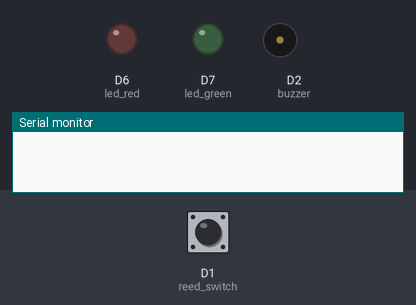
Bench run of a sketch on a simulated ESP8266 (NodeMCU). Shown: output pins drawn as LEDs (lit = HIGH), buzzer (waves = sounding, pin HIGH), the last lines printed to the serial monitor. The inputs (shaded band) are chosen by the test bench; at power-on: D1 (reed_switch) HIGH. WiFi joins after 1.5 s; servers stay silent unless stated.

Above: at 3.0 s.
3.1 s: D1 (reed_switch) pulled LOW for 1 s
At 6.7 s:
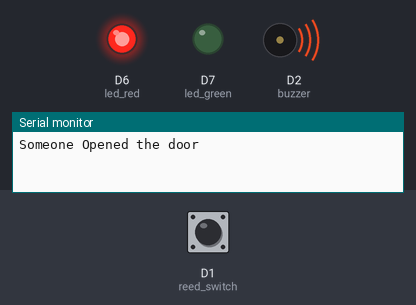
7.3 s: D1 (reed_switch) pulled LOW for 3.2 s
At 8.2 s:
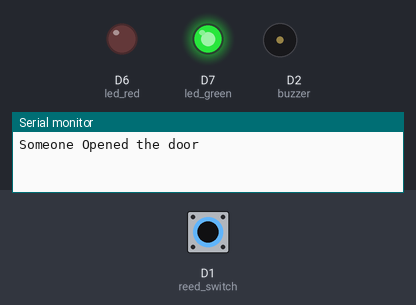
Timing chart, 0 to 13.3 s (numbered marks = the images above; inputs shaded):
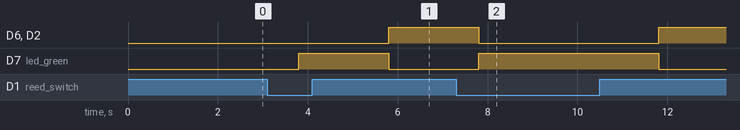

The sketch:

Blynk_Doorsecurity_Notification.ino
```cpp
#define BLYNK_PRINT Serial
#include <ESP8266WiFi.h>
#include <BlynkSimpleEsp8266.h>
BlynkTimer timer;
char auth[] = ""; //Enter the authentication code sent by Blynk to your Email
char ssid[] = ""; //Enter your WIFI SSID
char pass[] = ""; //Enter your WIFI Password
int flag=0;


void notifyOnButtonPress()
{
  int isButtonPressed = digitalRead(D1);
  if (isButtonPressed==1 && flag==0) {
    Serial.println("Someone Opened the door");
    Blynk.notify("Alert : Someone Opened the door");
    digitalWrite(D2,HIGH);//buzzer
    digitalWrite(D6,HIGH);//led red
    digitalWrite(D7,LOW);//LED GREEN OFF
    flag=1;
  }
  else if (isButtonPressed==0)
  {
    digitalWrite(D2,LOW);
    digitalWrite(D6,LOW);//LED RED ON
    digitalWrite(D7,HIGH);//led green
    flag=0;
  }
}
void setup()
{
Serial.begin(115200);
Blynk.begin(auth, ssid, pass);
pinMode(D1,INPUT_PULLUP);//reed switch
pinMode(D2,OUTPUT);//buzzer
pinMode(D6,OUTPUT);//led red
pinMode(D7,OUTPUT);//led green
timer.setInterval(2000L,notifyOnButtonPress);
}
void loop()
{
  Blynk.run();
  timer.run();
}
```

Measured:
- after the input at 3.1 s, D6 (led_red), D2 (buzzer): LOW → HIGH after 2.7 s instead of 0.70 s; D7 (led_green): LOW → HIGH after 0.70 s, → LOW 2.0 s later
- after the input at 7.3 s, D6 (led_red), D2 (buzzer): HIGH → LOW after 0.50 s, → HIGH 4.0 s later; D7 (led_green): LOW → HIGH after 0.50 s, → LOW 4.0 s later
